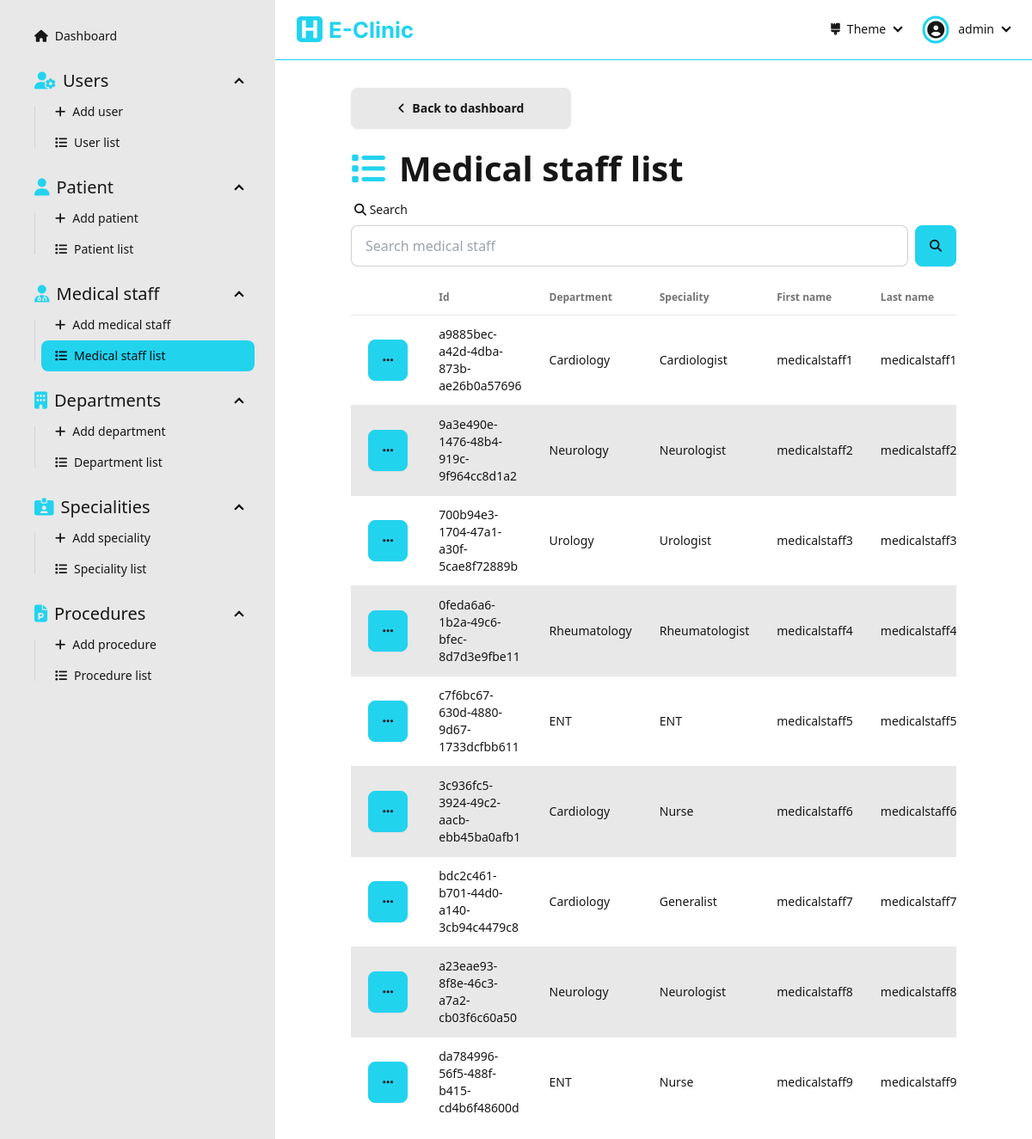
/dashboard/medical-staff/ (signed in), run on the app's committed database.
### Dashboard/models.py (models this page shows, shortened)
class MedicalStaff(models.Model):
  id = models.UUIDField(primary_key=True, default=uuid.uuid4, editable=False)
  department = models.ForeignKey('Department', on_delete=models.CASCADE)
  speciality = models.ForeignKey('Speciality', on_delete=models.CASCADE)
  firstName = models.CharField(max_length=256, null=False)
  lastName = models.CharField(max_length=256, null=False)
  dateOfBirth = models.DateField(null=False)
  address = models.CharField(max_length=256, null=False)
  phoneNumber = models.CharField(max_length=20, null=False, unique=True, validators=[RegexValidator(r'^(00213|\+213|0)(5|6|7)\d{8}$')])
  email = models.CharField(max_length=254, null=False, unique=True, validators=[EmailValidator()])
  gender = models.CharField(max_length=10, choices=Genders.choices, null=False)
  createdAt = models.DateTimeField(auto_now_add=True)
  updatedAt = models.DateTimeField(auto_now=True)

class Department(models.Model):
  id = models.UUIDField(primary_key=True, default=uuid.uuid4, editable=False)
  name = models.CharField(max_length=256, null=False, unique=True)
  def __str__(self):
     return f"{self.name}"

class Speciality(models.Model):
  id = models.UUIDField(primary_key=True, default=uuid.uuid4, editable=False)
  name = models.CharField(max_length=256, null=False, unique=True)
  def __str__(self):
     return f"{self.name}"

### Dashboard/views/medicalStaff.py (the view)
# urls.py: path('dashboard/medical-staff/', medicalStaff.medicalStaffList, name='medical-staff-list'),
@login_required(login_url='sign-in')
def medicalStaffList(request: HttpRequest):
  form = SearchForm(request.GET)
  medicalStaffArray = []
  if form.is_valid():
    search = form.cleaned_data['search']
    medicalStaffArray = MedicalStaff.objects.filter(
      Q(id__icontains=search) |
      Q(department__name__icontains=search) |
      Q(speciality__name__icontains=search) |
      Q(firstName__icontains=search) |
      Q(lastName__icontains=search) |
      Q(dateOfBirth__icontains=search) |
      Q(address__icontains=search) |
      Q(phoneNumber__icontains=search) |
      Q(email__icontains=search) |
      Q(gender__icontains=search) |
      Q(updatedAt__icontains=search) |
      Q(createdAt__icontains=search)
    )
  else:
    medicalStaffArray = MedicalStaff.objects.all()
  context = { 'medicalStaffArray': medicalStaffArray, 'form': form }
  return render(request, 'pages/medical-staff/medical-staff-list.html', context=context)

### Dashboard/forms.py
class SearchForm(forms.Form):
  search  = forms.CharField(required=False)

### Dashboard/templates/pages/medical-staff/medical-staff-list.html (shortened to what this page needs)
{% extends "layouts/dashboard.html" %}
{% load static %}
{% load widget_tweaks %}
{% block dashboard_content %}
  <div class="flex flex-1 flex-col items-center pb-[5rem]">
    <div class="flex flex-1 flex-col max-w-[90%] lg:max-w-[80%] justify-start w-full">
      <div class="flex mb-[1rem]">
        <a class="btn btn-wide" href="{% url "dashboard" %}"><i class="fas fa-angle-left"></i>Back to dashboard</a>
      </div>
      <div class="text-[30pt] font-bold"><i class="fas fa-list text-primary mr-[1rem]"></i>Medical staff list</div>
      <form action="" method="get" class="mb-[1rem]">
        <label class="form-control w-full">
          <div class="label">
            <span class="label-text"><i class="fas fa-search"></i> Search</span>
          </div>
          <div class="flex">
            {% render_field form.search placeholder="Search medical staff" type="text" class+="input input-bordered w-full" %}
            <button class="btn btn-primary ml-[0.5rem]"><i class="fas fa-search"></i></button>
          </div>
        </label>
      </form>
      {% if medicalStaffArray.count > 0 %}
      <div class="overflow-x-auto flex-1 flex items-start">
        <table class="table table-pin-rows table-pin-cols table-zebra">
          <thead>
            <tr>
              <td></td>
              <td>Id</td>
              <td>Department</td>
              <td>Speciality</td>
              <td>First name</td>
              <td>Last name</td>
            </tr>
          </thead>
          <tbody>
            {% for medicalStaff in medicalStaffArray %}
              <tr>
                <td>
                  <div class="dropdown">
                    <div tabindex="0" role="button" class="btn btn-primary m-1"><i class="fas fa-ellipsis"></i></div>
                  </div>
                </td>
                <td>{{medicalStaff.id}}</td>
                <td>{{medicalStaff.department}}</td>
                <td>{{medicalStaff.speciality}}</td>
                <td>{{medicalStaff.firstName}}</td>
                <td>{{medicalStaff.lastName}}</td>
              </tr>
            {% endfor %}
          </tbody>
        </table>
      </div>
      {% else %}
        <div class="flex flex-1 flex-col justify-center items-center h-full w-full">
          <img class="h-[30%]" src="{% static "assets/empty-list.svg" %}" alt="empty-list">
          <div class="text-[20pt]">The list is empty</div>
        </div>
      {% endif %}
    </div>
  </div>
{% endblock dashboard_content %}

### Dashboard/templates/components/navbar-dashboard.html (shortened to what this page needs)
{% load static %}
<div class="navbar bg-base-100 border-b-primary border-b-[1px] mb-[2rem] sticky top-0 z-40">
  <div class="flex-1">
    <a class="btn btn-ghost hidden md:flex" href="/dashboard">
      <img class="h-full py-[0.5rem]" src="{% static "assets/e-clinic-logo-name.svg" %}" alt="e-clinic logo">
    </a>
  </div>
  <div class="flex-none">
    <ul class="menu menu-horizontal px-1">
      <li>
        <details>
          <summary>
            <i class="fas fa-brush"></i> Theme
          </summary>
        </details>
      </li>
      <li>
        <details>
          <summary>
            <div class="rounded-full mr-[0.5rem] ring ring-primary ring-offset-base-100 ring-offset-[0.15rem] flex justify-center items-center pt-[0.05rem]">
              <i class="fas fa-user-circle text-[15pt]"></i>
            </div>
            {{user}}
          </summary>
        </details>
      </li>
    </ul>
  </div>
</div>

### data on the page
MedicalStaff: id "a9885bec-a42d-4dba-873b-ae26b0a57696", department "Cardiology", speciality "Cardiologist", firstName "medicalstaff1", lastName "medicalstaff1"
MedicalStaff: id "9a3e490e-1476-48b4-919c-9f964cc8d1a2", department "Neurology", speciality "Neurologist", firstName "medicalstaff2", lastName "medicalstaff2"
MedicalStaff: id "700b94e3-1704-47a1-a30f-5cae8f72889b", department "Urology", speciality "Urologist", firstName "medicalstaff3", lastName "medicalstaff3"
MedicalStaff: id "0feda6a6-1b2a-49c6-bfec-8d7d3e9fbe11", department "Rheumatology", speciality "Rheumatologist", firstName "medicalstaff4", lastName "medicalstaff4"
MedicalStaff: id "c7f6bc67-630d-4880-9d67-1733dcfbb611", department "ENT", speciality "ENT", firstName "medicalstaff5", lastName "medicalstaff5"
MedicalStaff: id "3c936fc5-3924-49c2-aacb-ebb45ba0afb1", department "Cardiology", speciality "Nurse", firstName "medicalstaff6", lastName "medicalstaff6"
MedicalStaff: id "bdc2c461-b701-44d0-a140-3cb94c4479c8", department "Cardiology", speciality "Generalist", firstName "medicalstaff7", lastName "medicalstaff7"
MedicalStaff: id "a23eae93-8f8e-46c3-a7a2-cb03f6c60a50", department "Neurology", speciality "Neurologist", firstName "medicalstaff8", lastName "medicalstaff8"
MedicalStaff: id "da784996-56f5-488f-b415-cd4b6f48600d", department "ENT", speciality "Nurse", firstName "medicalstaff9", lastName "medicalstaff9"

### other printed values
{{ user }} "admin"
